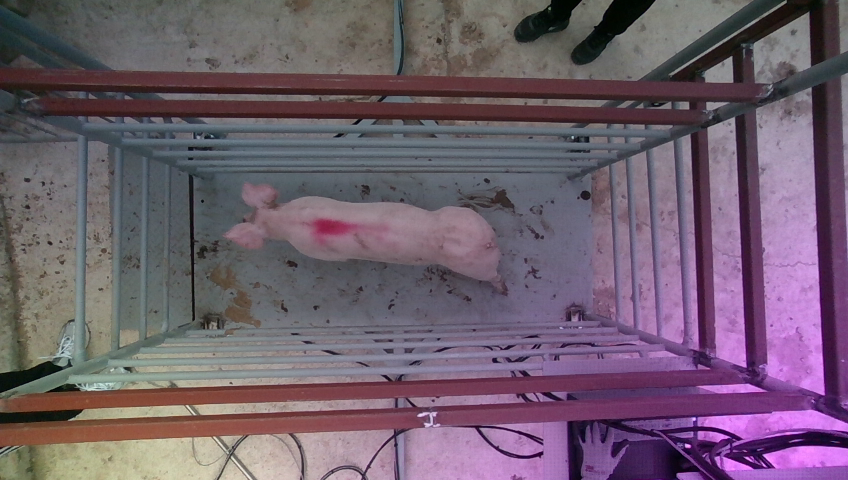
#> input picture 20220119_153241_RGB_3.png, 848 x 480 px
$ python beatwiseoperation.py
#> lines starting #> are read from the running program, lines starting #| are printed output that depends on the picture; after the words box and inside, x2 and y2 are one past the last pixel; in counts of white or black regions, pixels touching at a corner belong together

import numpy as np, cv2
import matplotlib.pylab as plt

#--① 이미지 읽기
img = cv2.imread('20220119_153241_RGB_3.png')
#> img is the input picture: shape (480, 848, 3); mean B, G, R 108.8, 94.2, 111

#--② 마스크 만들기
mask = np.zeros_like(img)
cv2.circle(mask, (350,230), 50, (255,255,255), -1)
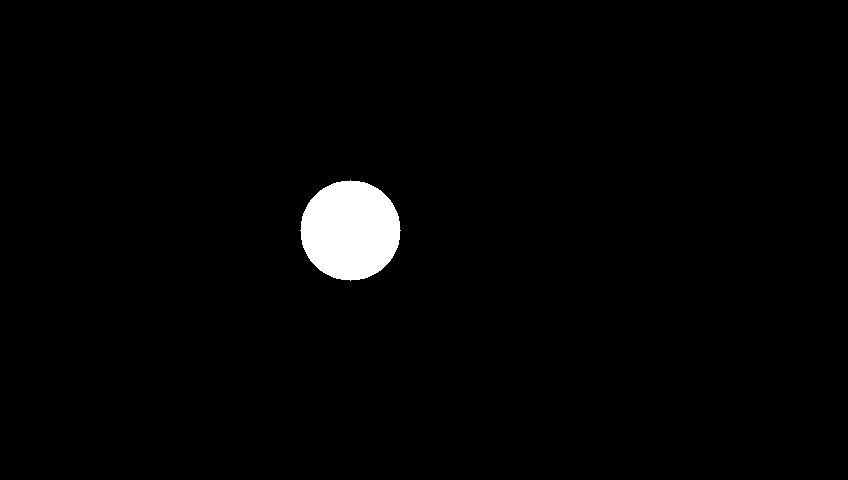
#> mask: shape (480, 848, 3); 1.9% white; 1 white region, box (x1, y1, x2, y2) and area: (300, 180, 401, 281) 7845
#cv2.circle(대상이미지, (원점x, 원점y), 반지름, (색상), 채우기)

#--③ 마스킹
masked = cv2.bitwise_and(img, mask)

#--④ 결과 출력
cv2.imshow('original', img)
cv2.imshow('mask', mask)
cv2.imshow('masked', masked)
cv2.waitKey()
cv2.destroyAllWindows()
